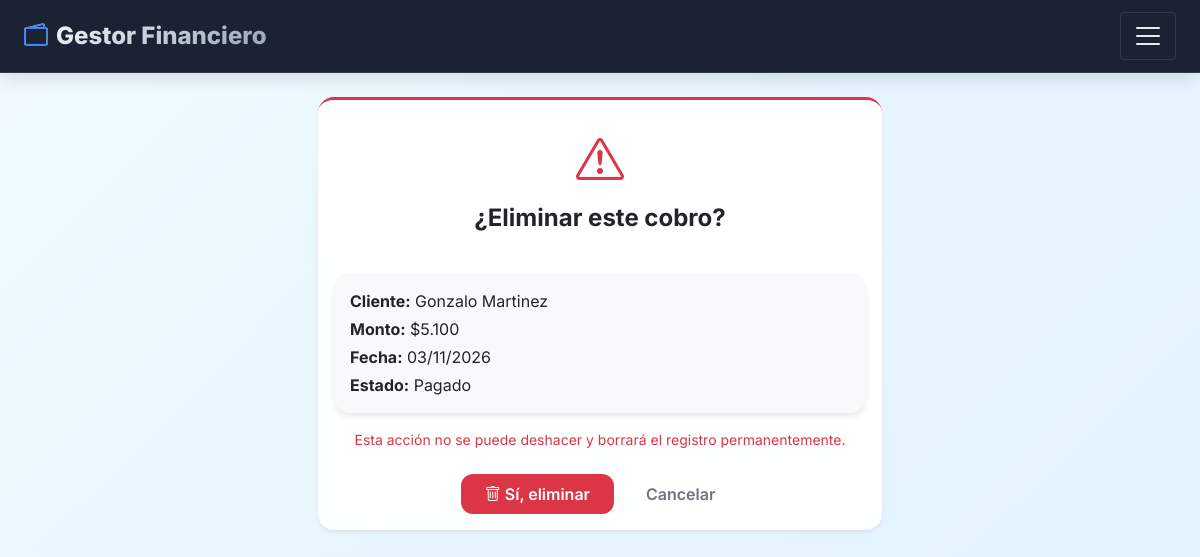
The page /cobros/eliminar/2/ (signed in) on the database its author committed.
### finances/models.py (models this page shows, shortened)
class Cobro(models.Model):
    ESTADO_CHOICES = [
        ('pendiente', 'Pendiente'),
        ('pagado', 'Pagado'),
        ('parcial', 'Pago Parcial'),
        ('vencido', 'Vencido'),
        ('cancelado', 'Cancelado'),
    ]
    FORMA_PAGO_CHOICES = [
        ('transferencia', 'Transferencia'),
        ('efectivo', 'Efectivo'),
        ('cheque', 'Cheque'),
        ('debito_automatico', 'Débito Automático'),
        ('otro', 'Otro'),
    ]
    PERIODICIDAD_CHOICES = [
        ('unico', 'Único'),
        ('semanal', 'Semanal'),
        ('quincenal', 'Quincenal'),
        ('mensual', 'Mensual'),
        ('bimestral', 'Bimestral'),
        ('trimestral', 'Trimestral'),
        ('semestral', 'Semestral'),
        ('anual', 'Anual'),
    ]
    usuario = models.ForeignKey(User, on_delete=models.CASCADE, null=True, blank=True)
    nombre_cliente = models.CharField(max_length=200, verbose_name='Cliente/Empresa')
    cliente = models.ForeignKey(
        Cliente, on_delete=models.SET_NULL, null=True, blank=True,
        verbose_name='Cliente (opcional)', related_name='cobros'
    )
    sistema = models.CharField(max_length=200, blank=True, verbose_name='Sistema',
                               help_text='Ej: Sistema de Concesionaria')
    plan = models.CharField(max_length=100, blank=True, verbose_name='Plan',
                            help_text='Ej: Básico, Premium')
    monto_total = models.DecimalField(max_digits=12, decimal_places=2, verbose_name='Monto a cobrar')
    monto_pagado = models.DecimalField(max_digits=12, decimal_places=2, default=0, verbose_name='Monto pagado')
    saldo = models.DecimalField(max_digits=12, decimal_places=2, default=0, verbose_name='Saldo pendiente')
    fecha_emision = models.DateField(default=timezone.now, verbose_name='Fecha de emisión')
    fecha_vencimiento = models.DateField(null=True, blank=True, verbose_name='Fecha de vencimiento', db_index=True)
    fecha_pago = models.DateField(null=True, blank=True, verbose_name='Fecha de pago')
    estado = models.CharField(
        max_length=15, choices=ESTADO_CHOICES,
        default='pendiente', db_index=True
    )
    forma_pago = models.CharField(max_length=20, choices=FORMA_PAGO_CHOICES, default='transferencia')
    comprobante = models.FileField(
        upload_to='comprobantes/%Y/%m/', null=True, blank=True,
        verbose_name='Comprobante'
    )
    es_recurrente = models.BooleanField(default=True, verbose_name='Es recurrente')
    periodicidad = models.CharField(max_length=20, choices=PERIODICIDAD_CHOICES, default='mensual')
    observaciones = models.TextField(blank=True)
    creado = models.DateTimeField(auto_now_add=True)
    actualizado = models.DateTimeField(auto_now=True)
    meses_a_generar = models.IntegerField(
        default=1, verbose_name='Meses a generar',
        help_text='Cantidad de meses a generar por adelantado'
    )
    ajuste_precio_cada = models.IntegerField(
        default=0, verbose_name='Ajuste de precio cada N meses',
        help_text='0 = sin ajuste, 3 = cada 3 meses'
    )
    porcentaje_ajuste = models.DecimalField(
        max_digits=5, decimal_places=2, default=0,
        verbose_name='% de ajuste',
        help_text='Porcentaje de aumento (ej: 10 para 10%)'
    )
    concepto = models.CharField(max_length=200, blank=True, verbose_name='Concepto',
                               help_text='Ej: Desarrollo Web, Consultoría, Alquiler')
    detalle = models.CharField(max_length=100, blank=True, verbose_name='Detalle',
                            help_text='Ej: Pago mensual, Seña')
    class Meta:
        ordering = ['-fecha_vencimiento']
        verbose_name = 'Cobro'
        verbose_name_plural = 'Cobros'
        indexes = [                                      # ← NUEVO
            models.Index(fields=['usuario', 'estado']),
            models.Index(fields=['usuario', 'fecha_vencimiento']),
            models.Index(fields=['usuario', 'cliente']),
        ]

### finances/views.py (the view)
# urls.py: path('cobros/eliminar/<int:pk>/', views.eliminar_cobro, name='eliminar_cobro'),
@login_required
def eliminar_cobro(request, pk):
    cobro = get_object_or_404(Cobro, pk=pk, usuario=request.user)
    if request.method == 'POST':
        nombre = cobro.nombre_cliente
        cobro.delete()
        messages.success(request, f'🗑️ Cobro de {nombre} eliminado')
        return redirect('lista_cobros')
    return render(request, 'finances/confirmar_eliminar.html', {'cobro': cobro})

### finances/templates/finances/confirmar_eliminar.html (shortened to what this page needs)
{% extends 'finances/base.html' %}
{% load humanize %}
{% block content %}
<div class="row justify-content-center">
    <div class="col-md-6">
        <div class="card border-0 shadow-sm border-top border-danger border-3">
            <div class="card-header bg-white text-center pt-4 border-0">
                <i class="bi bi-exclamation-triangle text-danger" style="font-size: 3rem;"></i>
                <h4 class="mt-2 fw-bold">¿Eliminar este cobro?</h4>
            </div>
            <div class="card-body text-center">
                <div class="card bg-light border-0 mb-3">
                    <div class="card-body text-start">
                        <p class="mb-1"><strong>Cliente:</strong> {{ cobro.nombre_cliente }}</p>
                        <p class="mb-1"><strong>Monto:</strong> ${{ cobro.monto_total|floatformat:0|intcomma }}</p>
                        <p class="mb-1"><strong>Fecha:</strong>
                            {% if cobro.fecha_vencimiento %}
                                {{ cobro.fecha_vencimiento|date:"d/m/Y" }}
                            {% else %}
                                {{ cobro.fecha_emision|date:"d/m/Y" }}
                            {% endif %}
                        </p>
                        <p class="mb-0"><strong>Estado:</strong> {{ cobro.get_estado_display }}</p>
                    </div>
                </div>
                <p class="text-danger small mb-4">Esta acción no se puede deshacer y borrará el registro permanentemente.</p>
                <form method="POST">
                    <div class="d-flex justify-content-center gap-2">
                        <button type="submit" class="btn btn-danger px-4">
                            <i class="bi bi-trash"></i> Sí, eliminar
                        </button>
                        <a href="{% url 'lista_cobros' %}" class="btn btn-outline-secondary px-4">Cancelar</a>
                    </div>
                </form>
            </div>
        </div>
    </div>
</div>
{% endblock %}

### finances/templates/finances/base.html (style rules this page uses)
:root { --primary: #0f172a; --primary-light: #1e293b; --accent: #3b82f6; --accent-hover: #2563eb; --success: #10b981; --danger: #ef4444; --warning: #f59e0b; --info: #06b6d4; --gray-50: #f8fafc; --gray-100: #f1f5f9; --gray-200: #e2e8f0; --gray-600: #475569; --gray-800: #1e293b; --shadow-sm: 0 1px 2px 0 rgb(0 0 0 / 0.05); --shadow-md: 0 4px 6px -1px rgb(0 0 0 / 0.1); --shadow-lg: 0 10px 15px -3px rgb(0 0 0 / 0.1); --radius-lg: 1rem; --radius-md: 0.75rem; }
* { margin: 0; padding: 0; box-sizing: border-box; }
body { background: linear-gradient(135deg, #f0f9ff 0%, #e0f2fe 100%); font-family: 'Inter', -apple-system, BlinkMacSystemFont, 'Segoe UI', Roboto, sans-serif; min-height: 100vh; overflow-x: hidden; }
.card { border: none; border-radius: var(--radius-lg); background: rgba(255, 255, 255, 0.95); backdrop-filter: blur(4px); box-shadow: var(--shadow-md); transition: transform 0.2s ease, box-shadow 0.2s ease; overflow: hidden; margin-bottom: 1.5rem; }
.card-header { background: rgba(255,255,255,0.98); border-bottom: 2px solid var(--gray-200); padding: 1rem 1.25rem; font-weight: 700; }
.btn { border-radius: var(--radius-md); font-weight: 600; padding: 0.5rem 1.25rem; transition: all 0.2s; border: none; }
.card, .metric-card, .alert { animation: fadeInUp 0.4s ease-out; }
.mb-4 { margin-bottom: 1.5rem !important; }

### rows shown on the page
Cobro: nombre_cliente "Gonzalo Martinez", monto_total "5.100", fecha_vencimiento "03/11/2026", estado "Pagado"
